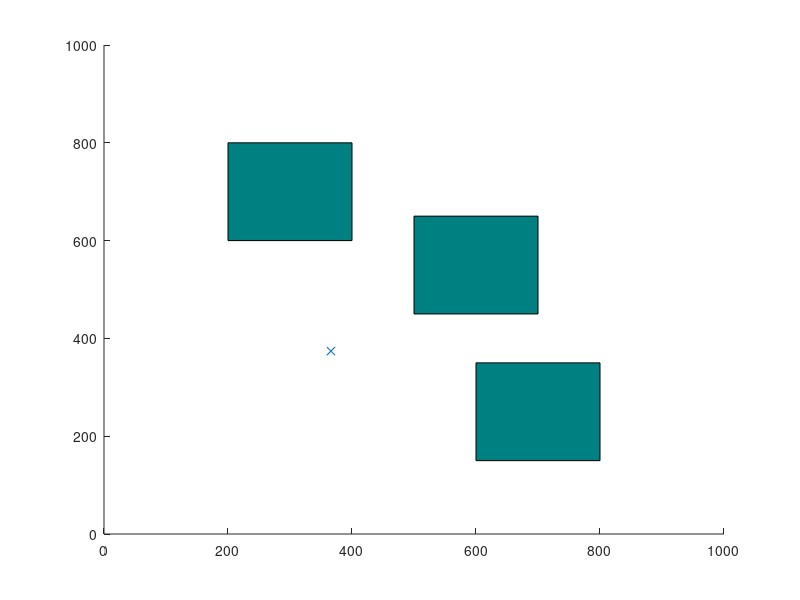

The MATLAB script that drew this image: (Note: this script raises an error after producing the figure.)
% Goal-bias RRT 

clearvars
close all
addpath('function')
x_max = 1000;
y_max = 1000;
obstacle1 = [500, 450, 200, 200];
obstacle2 = [200, 600, 200, 200];
obstacle3 = [600, 150, 200, 200];
numNodes = 3000;
EPS = 20;
Pmax = 0.2;
P = Pmax;

Falt_star = 5; % 引力常数
Frep_star = 7; % 斥力常数
drep_star = 40; % 斥力势场的接近半径
k = 5; % 形状系数
epsilon = 30; % 随机分量因子
phi = 25; % 势场分量因子
local_minima = 0; % 是否陷入局部最优解
n_star = 10; % 最大尝试次数

q_start.coord = [0 0];
q_start.cost = 0;
q_start.parent = 0;
q_goal.coord = [999 999];
q_goal.cost = 0;

nodes(1) = q_start;
figure(1)
axis([0 x_max 0 y_max])
rectangle('Position', obstacle1, 'FaceColor', [0,.5,.5])
hold on
rectangle('Position', obstacle2, 'FaceColor', [0,.5,.5])
hold on
rectangle('Position', obstacle3, 'FaceColor', [0,.5,.5])
hold on

for i=1:numNodes
    if rand < P
        q_rand = q_goal.coord;
    else
        q_rand = [floor(rand(1)*x_max) floor(rand(1)*y_max)];
    end
    plot(q_rand(1), q_rand(2), 'x', 'Color', [0 0.4470 0.7410]);

    for j = 1:length(nodes)
        if nodes(j).coord == q_goal.coord
            break
        end
    end

    ndist = [];
    for j = 1:length(nodes)
        tmp = dist(nodes(j).coord, q_rand);
        ndist = [ndist tmp];
    end
    [val, idx] = min(ndist);
    q_near = nodes(idx);

    [x1, y1, dmin1_x, dmin1_y] = minDistInObstacle(q_near.coord, obstacle1);
    [x2, y2, dmin2_x, dmin2_y] = minDistInObstacle(q_near.coord, obstacle2);
    [x3, y3, dmin3_x, dmin3_y] = minDistInObstacle(q_near.coord, obstacle3);
    d1_abs = ((dmin1_x)^2 + (dmin1_y)^2);
    d2_abs = ((dmin2_x)^2 + (dmin2_y)^2);
    d3_abs = ((dmin3_x)^2 + (dmin3_y)^2);
    distance = [d1_abs, d2_abs, d3_abs];
    if d1_abs == min(distance)
        o_near = [x1, y1];
        dmin_abs = d1_abs;
        dmin = [dmin1_x, dmin1_y];
    elseif d2_abs == min(distance)
        o_near = [x2, y2];
        dmin_abs = d2_abs;
        dmin = [dmin2_x, dmin2_y];
    else
        o_near = [x3, y3];
        dmin_abs = d3_abs;
        dmin = [dmin3_x, dmin3_y];
    end
    % 引力函数
    F_alt = Falt_star * (q_goal.coord - q_near.coord) / dist(q_goal.coord, q_near.coord);
    % 斥力函数
    if dmin_abs <= drep_star
        F_rep = Frep_star * dmin / dmin_abs / (1 + exp((2 * dmin_abs / drep_star - 1)*k));
    else
        F_rep = [0, 0];
    end
    F_total = F_rep + F_alt;
    q_new.coord = q_near.coord + epsilon * (q_rand - q_near.coord) / dist(q_rand, q_near.coord)...
          + phi * (F_total) / sqrt(F_total(1)^2 + F_total(2)^2);

    if noCollision(q_new.coord, q_near.coord, obstacle1)...
    && noCollision(q_new.coord, q_near.coord, obstacle2)...
    && noCollision(q_new.coord, q_near.coord, obstacle3)
        line([q_near.coord(1), q_new.coord(1)], [q_near.coord(2), q_new.coord(2)], 'Color', 'k', 'LineWidth', 2);
        drawnow
        hold on
        q_new.cost = dist(q_new.coord, q_near.coord) + q_near.cost;
        for j = 1:length(nodes)
            if nodes(j).coord == q_near.coord
                q_new.parent = j;
            end
        end
        nodes = [nodes q_new];

        if q_goal.coord(1) - q_new.coord(1) < EPS && q_goal.coord(2) - q_new.coord(2) < EPS
            line([q_new.coord(1), q_goal.coord(1)], [q_new.coord(2), q_goal.coord(2)], 'Color', 'k', 'LineWidth', 2);
            drawnow
            hold on
            for j = 1:length(nodes)
                if nodes(j).coord == q_new.coord
                    q_goal.parent = j;
                end
            end
            break
        end
        
        if q_rand == q_goal.coord
            P = Pmax;
            local_minima = false;
        end
    elseif q_rand == q_goal.coord
        local_minima = true;
        n = 0;
    end

    if local_minima
        P = Pmax * (1 - exp(-k*n/n_star));
        n = n + 1;
    end
end

q_end = q_goal;
while q_end.parent ~= 0
    start = q_end.parent;
    line([q_end.coord(1), nodes(start).coord(1)], [q_end.coord(2), nodes(start).coord(2)], 'Color','r', 'LineWidth', 2);
    drawnow
    hold on
    q_end = nodes(start);
end